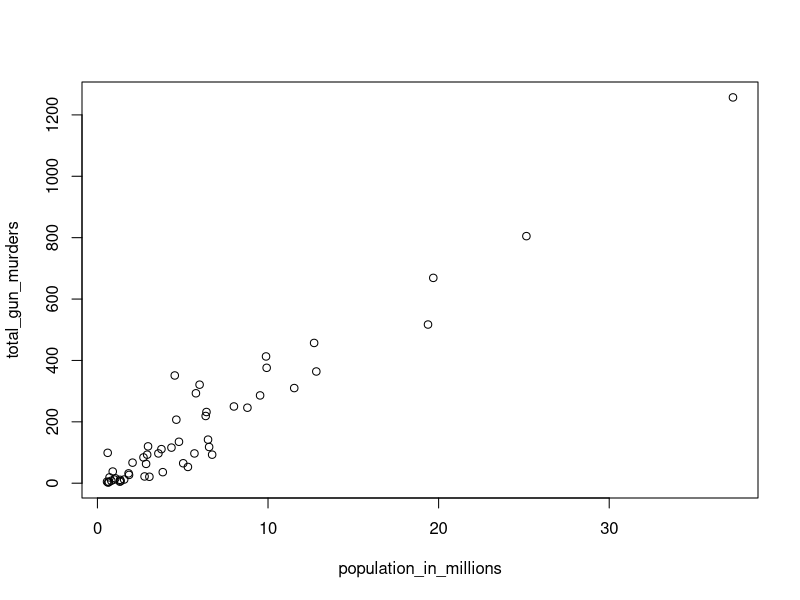
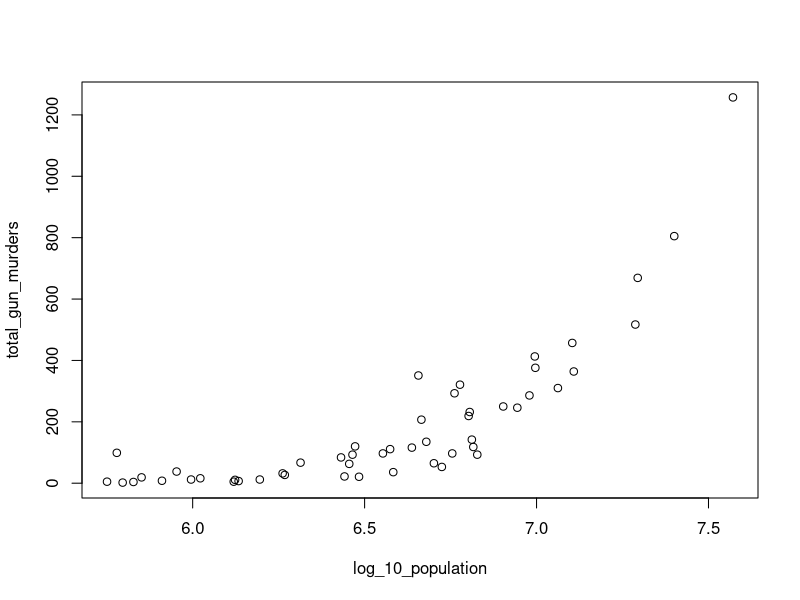
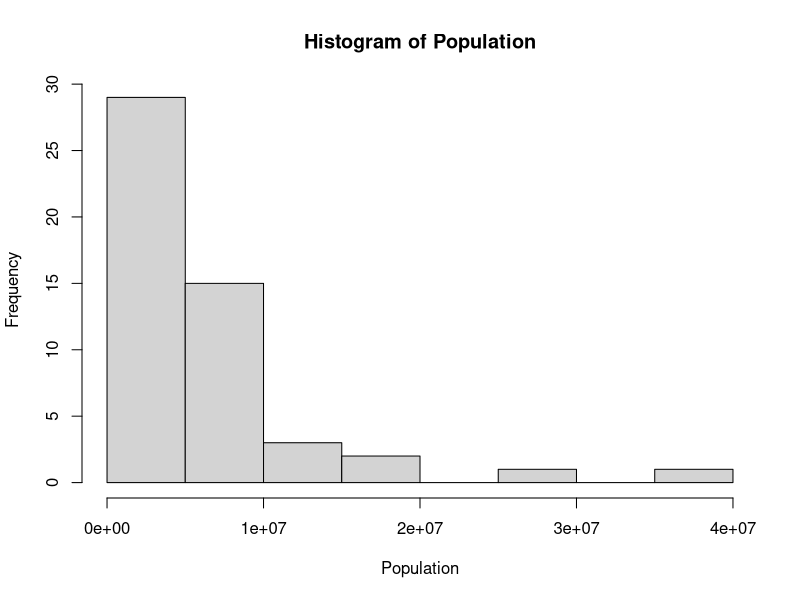
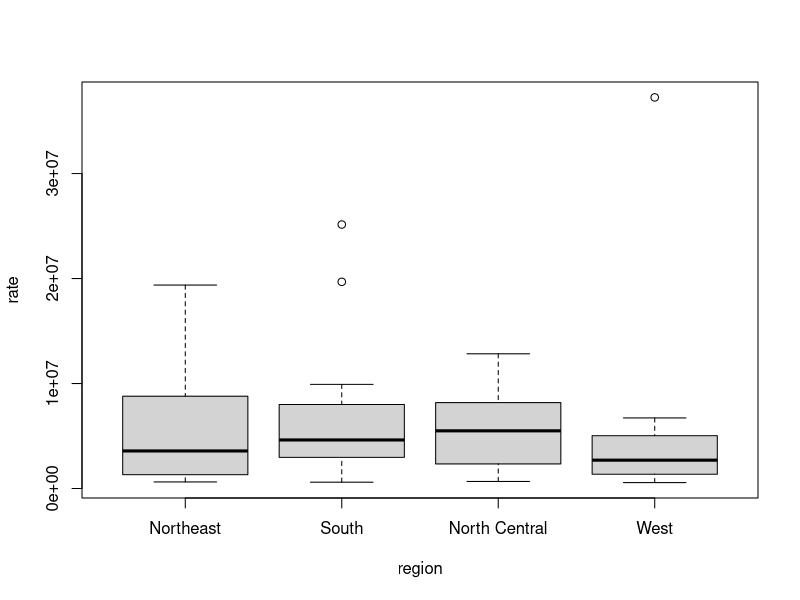

The R script that drew these images, in order:
## ---- chunk 1
knitr::opts_chunk$set(echo = TRUE)
library(dslabs)
data("murders")
## ---- chunk 2
pop = murders$population
pop = sort(pop)
pop[1]
## ---- chunk 3
index = order(murders$population)
index[1]
## ---- chunk 4
which.min(murders$population)
## ---- chunk 5
i_min = which.min(murders$population)
murders$state[i_min]
## ---- chunk 6
temp <- c(35, 88, 42, 84, 81, 30)
city <- c("Beijing", "Lagos", "Paris", "Rio de Janeiro", "San Juan", "Toronto")
city_temps <- data.frame(name = city, temperature = temp)
## ---- chunk 7
temp = murders$state
ranks = rank(murders$population)
my_df <- data.frame(name=temp, ranks)
my_df
## ---- chunk 8
ind=order(my_df$ranks)
new_rank = my_df$ranks[ind]
new_name= my_df$name[ind]
my_df=data.frame(name=new_name, ranks=new_rank)
my_df
## ---- chunk 9
population_in_millions <- murders$population/10^6
total_gun_murders <- murders$total
plot(population_in_millions, total_gun_murders)
## ---- chunk 10
log_10_population = log(murders$population,10)
plot(log_10_population, total_gun_murders)
## ---- chunk 11
Population = murders$population
hist(Population)
## ---- chunk 12
murders$rate <- with(murders, murders$population)
boxplot(rate~region, data = murders)
